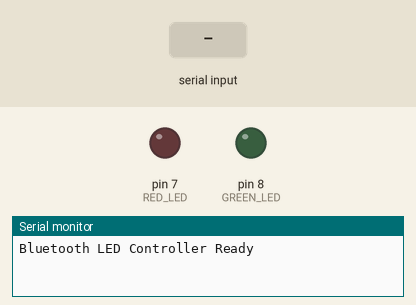
Simulated run of this sketch. Board: Arduino Uno, built with avr-gcc and run on an emulated ATmega328P. On the bench: output pins drawn as LEDs (lit = HIGH), the last lines printed to the serial monitor. The inputs (shaded band) are chosen by the test bench.

Above: at 1.2 s.
1.3 s: "1" received over the second serial link
At 2.1 s:
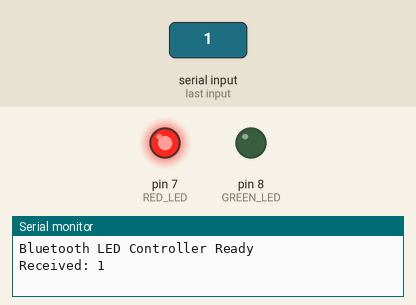
2.8 s: "2" received over the second serial link
At 3.2 s:
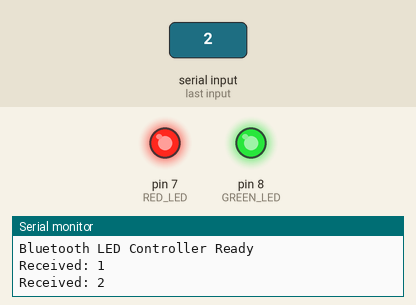
4.3 s: "0" received over the second serial link
At 5.5 s:
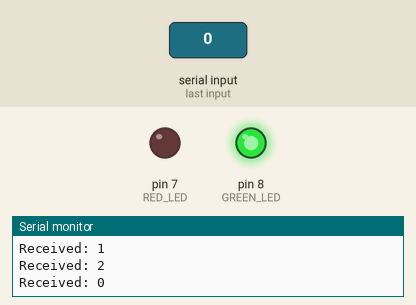
5.8 s: "3" received over the second serial link
At 6.7 s:
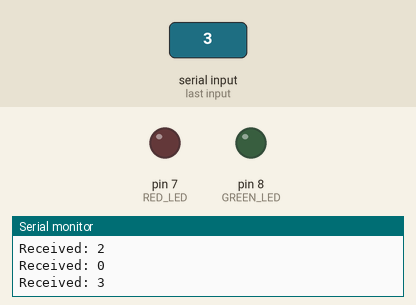
Timing chart, 0 to 8.3 s (numbered marks = the images above; inputs shaded):
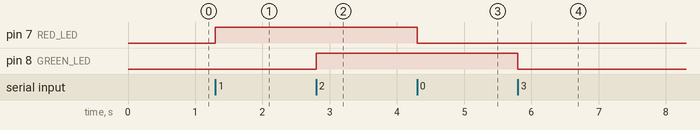

The sketch:

LED_bluetooth_controller.ino
```cpp
#include <SoftwareSerial.h>

SoftwareSerial BT(10, 11); // RX, TX

#define RED_LED 7
#define GREEN_LED 8

char data;

void setup() {

  pinMode(RED_LED, OUTPUT);
  pinMode(GREEN_LED, OUTPUT);

  Serial.begin(9600);
  BT.begin(9600);

  Serial.println("Bluetooth LED Controller Ready");
}

void loop() {

  if (BT.available()) {

    data = BT.read();

    Serial.print("Received: ");
    Serial.println(data);

    if (data == '1') {
      digitalWrite(RED_LED, HIGH);
    }

    else if (data == '0') {
      digitalWrite(RED_LED, LOW);
    }

    else if (data == '2') {
      digitalWrite(GREEN_LED, HIGH);
    }

    else if (data == '3') {
      digitalWrite(GREEN_LED, LOW);
    }
  }
}
```

Measured:
- after the input at 1.3 s, pin 7 (RED_LED): LOW → HIGH at once
- after the input at 2.8 s, pin 8 (GREEN_LED): LOW → HIGH at once
- after the input at 4.3 s, pin 7 (RED_LED): HIGH → LOW at once
- after the input at 5.8 s, pin 8 (GREEN_LED): HIGH → LOW at once
